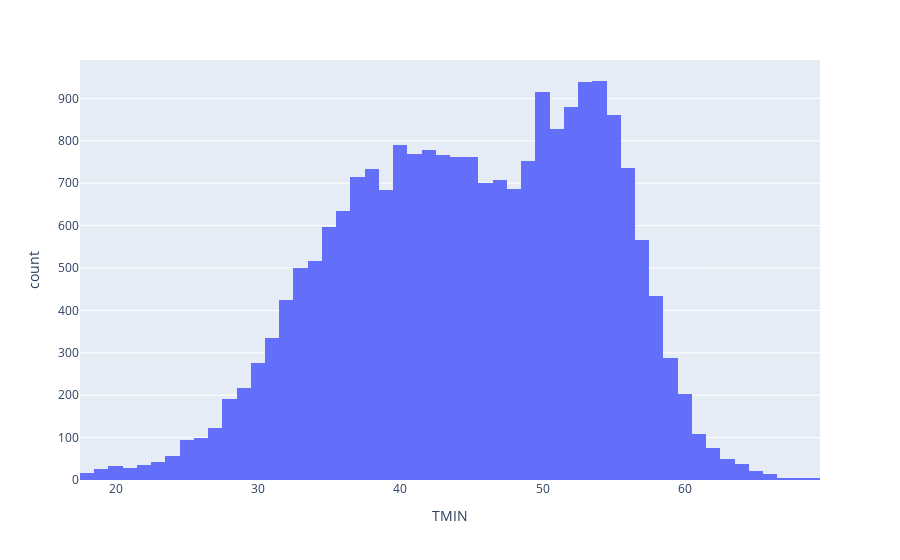

The notebook cell this image was saved under:
### Code cell
fig = px.histogram(df, x='TMIN')
fig.show()

### Figure 1 — Plotly figure (JSON) as saved in the notebook; plotly's stock layout.template omitted (floating-point values rounded to 4 significant figures; data arrays with more than 128 entries replaced by an {"elided": "..."} marker saying what was removed)
{"data": [{"alignmentgroup": "True", "bingroup": "x", "hovertemplate": "TMIN=%{x}<br>count=%{y}<extra></extra>", "legendgroup": "", "marker": {"color": "#636efa", "pattern": {"shape": ""}}, "name": "", "offsetgroup": "", "orientation": "v", "showlegend": false, "type": "histogram", "x": {"elided": "21752 int values"}, "xaxis": "x", "yaxis": "y"}], "layout": {"autosize": true, "barmode": "relative", "legend": {"tracegroupgap": 0}, "margin": {"t": 60}, "xaxis": {"anchor": "y", "autorange": true, "domain": [0, 1], "range": [17.5, 69.5], "title": {"text": "TMIN"}, "type": "linear"}, "yaxis": {"anchor": "x", "autorange": true, "domain": [0, 1], "range": [0, 990.5], "title": {"text": "count"}}}}
